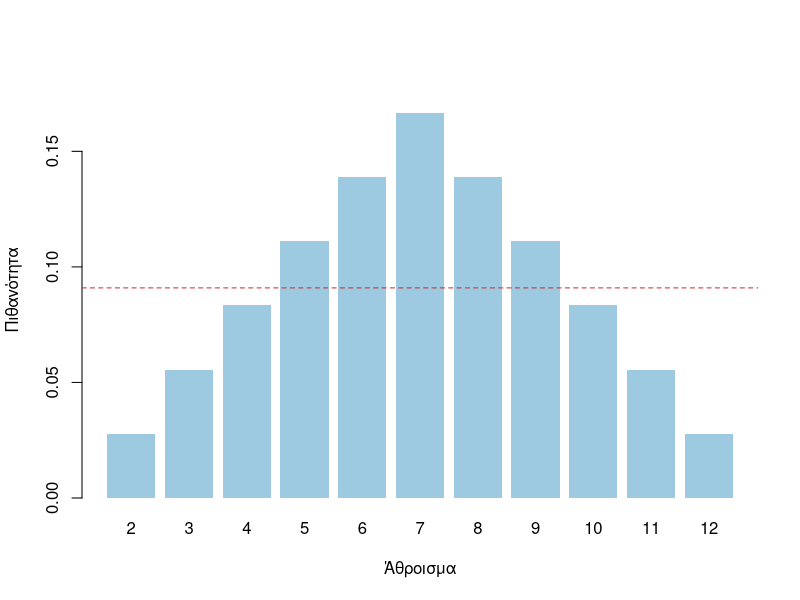

Here is the R script that generated this plot:
## ---- chunk 1
#| label: setup
#| include: false
set.seed(2026)
fmt <- function(x, d = 2) formatC(x, format = "f", digits = d, decimal.mark = ",")
pct <- function(x, d = 1) paste0(fmt(100 * x, d), "%")
## ---- chunk 2
#| label: fig-sums
#| fig-cap: "Πιθανότητα κάθε αθροίσματος δύο ζαριών. Η διακεκομμένη γραμμή είναι η λανθασμένη τιμή 1/11."
#| fig-height: 3.6
omega <- expand.grid(d1 = 1:6, d2 = 1:6)
p_sum <- table(omega$d1 + omega$d2) / nrow(omega)

barplot(p_sum, col = "#9ecae1", border = NA, ylim = c(0, 0.18),
        xlab = "Άθροισμα", ylab = "Πιθανότητα")
abline(h = 1/11, lty = 2, col = "#c62828")
## ---- chunk 3
#| label: consecutive
consecutive <- abs(omega$d1 - omega$d2) == 1
sum(consecutive)
mean(consecutive)
## ---- chunk 4
#| label: rational-roots
k <- omega$d1; l <- omega$d2
D <- k^2 - 4 * l
rational <- D >= 0 & sqrt(pmax(D, 0)) == round(sqrt(pmax(D, 0)))
omega[rational, ]
mean(rational)
## ---- chunk 5
#| label: union-rule
A <- omega$d1 + omega$d2 == 7
B <- omega$d1 == 6 | omega$d2 == 6
c(`P(A ∪ B)` = mean(A | B),
  `P(A) + P(B) − P(A ∩ B)` = mean(A) + mean(B) - mean(A & B))
